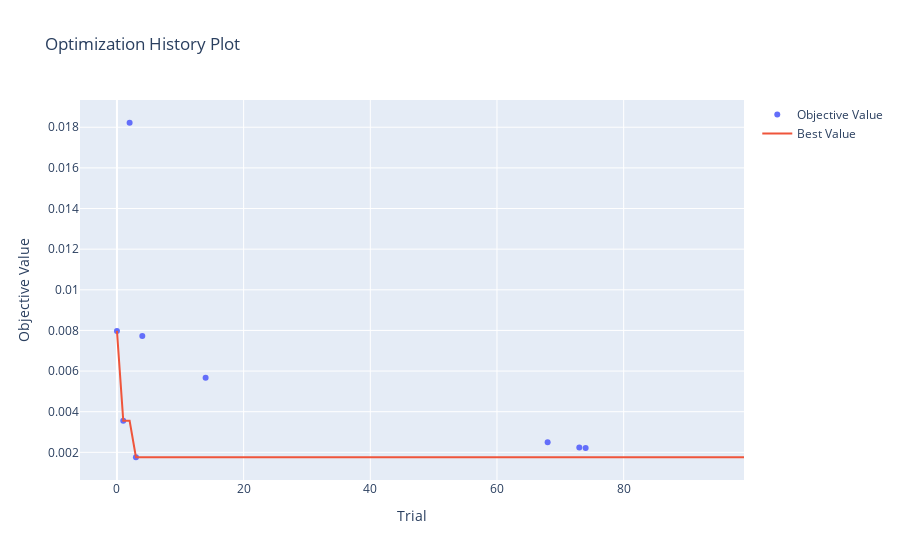
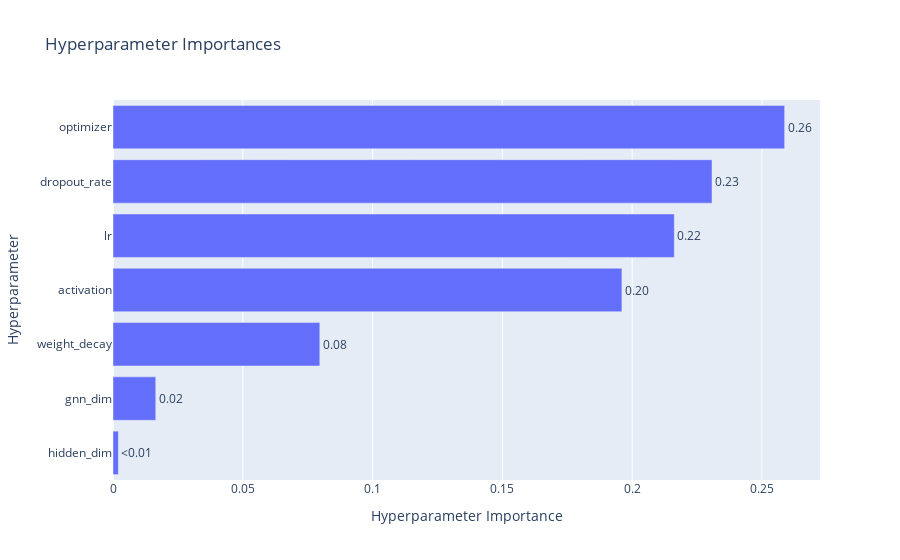
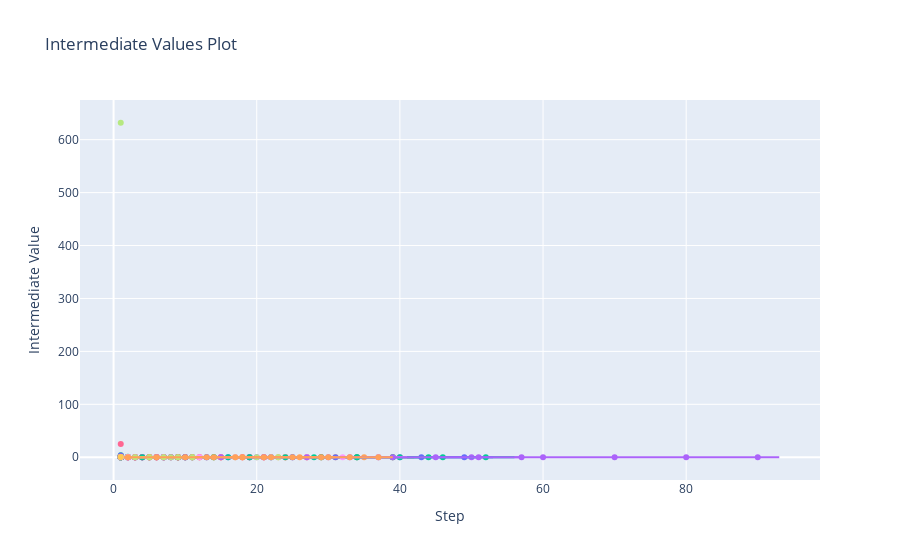
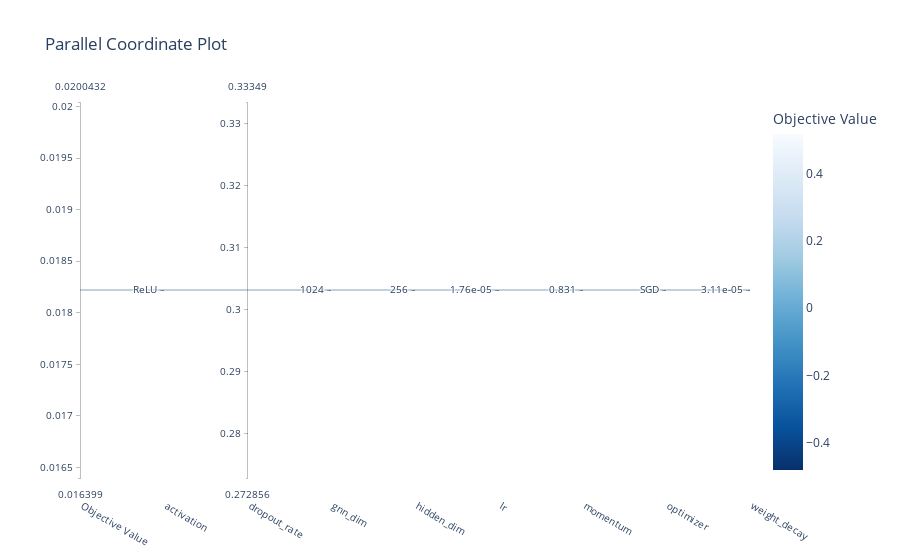

Notebook code cell kept with these figures, in order:
### Markdown cell above
Multiple rounds of tuning have suggested to refine my search space to ReLU, GELU, and Swish activation functions and Adam and AdamW optimizers. Therefore, I have commented out unused parameters like momentum for SGD and the unused optimizers.

### Code cell
def objective(trial):
    # hyperparameter search space
    gnn_dim = trial.suggest_categorical("gnn_dim", [384, 512, 1024])
    hidden_dim = trial.suggest_categorical("hidden_dim", [256, 384, 512])
    dropout_rate = trial.suggest_float("dropout_rate", 0.25, 0.4)
    lr = trial.suggest_float("lr", 8e-6, 1e-3, log=True)
    activation = trial.suggest_categorical("activation", ['ReLU', 'GELU', 'Swish'])
    optimizer_name = trial.suggest_categorical("optimizer", ["Adam", "AdamW", "SGD", "RMSprop"])
    momentum = trial.suggest_float("momentum", 0.8, 0.99, log=True) if optimizer_name == "SGD" else None
    weight_decay = trial.suggest_float("weight_decay", 1e-6, 1e-4, log=True)

    # Corrected Data Splitting for Polymer Data 
    # Split the full data_list into train, validation, and test sets.
    # Note: `data_list` should be created in a previous cell.
    train_val_set, test_set = train_test_split(data_list, test_size=0.2, random_state=42)
    train_set, val_set = train_test_split(train_val_set, test_size=0.25, random_state=42)
    
    train_loader = DataLoader(train_set, batch_size=64, shuffle=True)
    valid_loader = DataLoader(val_set, batch_size=64)
    
    # model instantiation
    # The rdkit_dim is dynamically taken from the pre-processed features.
    model = HybridGNN(
        gnn_dim=gnn_dim,
        rdkit_dim=rdkit_features.shape[1],
        hidden_dim=hidden_dim,
        dropout_rate=dropout_rate,
        activation=activation
    )
    device = torch.device('cuda' if torch.cuda.is_available() else 'cpu')
    model.to(device)

    # optimizer instantiation
    if optimizer_name == "Adam":
        optimizer = optim.Adam(model.parameters(), lr=lr, weight_decay=weight_decay)
    elif optimizer_name == "AdamW":
        optimizer = optim.AdamW(model.parameters(), lr=lr, weight_decay=weight_decay)
    elif optimizer_name == "SGD":
        optimizer = optim.SGD(model.parameters(), lr=lr, momentum=momentum, weight_decay=weight_decay)
    elif optimizer_name == "RMSprop":
        optimizer = optim.RMSprop(model.parameters(), lr=lr, weight_decay=weight_decay)
    else:
        raise ValueError(f"Optimizer '{optimizer_name}' not supported")

    # training loop with NaN check and early stopping
    best_val_loss = float('inf')
    patience = 10
    patience_counter = 0

    for epoch in range(1, 100):
        model.train()
        train_loss = 0
        for batch in train_loader:
            batch = batch.to(device)
            optimizer.zero_grad()
            pred = model(batch)
            loss = F.mse_loss(pred, batch.y.view(-1, 1))

            if torch.isnan(loss).any():
                print(f"Trial {trial.number} | Epoch {epoch:02d} | NaN loss detected so pruning trial")
                trial.report(float('inf'), epoch)
                raise optuna.TrialPruned()

            loss.backward()
            optimizer.step()
            train_loss += loss.item() * batch.num_graphs
        train_loss /= len(train_loader.dataset)

        # validation
        model.eval()
        val_loss = 0
        with torch.no_grad():
            for batch in valid_loader:
                batch = batch.to(device)
                pred = model(batch)
                val_loss += F.mse_loss(pred, batch.y.view(-1, 1)).item() * batch.num_graphs
        val_loss /= len(valid_loader.dataset)

        # logging, reporting, pruning, early stopping
        print(f"Trial {trial.number} | Epoch {epoch:02d} | Train Loss: {train_loss:.4f} | Val Loss: {val_loss:.4f} | Optimizer: {optimizer_name}")
        trial.report(val_loss, epoch)
        if trial.should_prune():
            raise optuna.TrialPruned()

        if val_loss < best_val_loss:
            best_val_loss = val_loss
            patience_counter = 0
        else:
            patience_counter += 1
            if patience_counter >= patience:
                print(f"Trial {trial.number} - Early stopping triggered at epoch {epoch}")
                break

    return best_val_loss

if __name__ == '__main__':
    study_name = "final_2d_gnn_study_Tc"
    storage_name = f"sqlite:///{study_name}.db"
    study = optuna.create_study(study_name=study_name, storage=storage_name, direction="minimize", pruner=optuna.pruners.MedianPruner())

    def save_study_callback(study, trial):
        pass

    study.optimize(objective, n_trials=100, callbacks=[save_study_callback])
    print(study.best_params)
    joblib.dump(study, f"{study_name}_final.pkl")
    
    # final plots
    vis = optuna.visualization
    fig = vis.plot_optimization_history(study)
    fig.show()
    fig_params = vis.plot_param_importances(study)
    fig_params.show()
    fig_intermediate = vis.plot_intermediate_values(study)
    fig_intermediate.show()
    fig_parallel_coordinate = vis.plot_parallel_coordinate(study)
    fig_parallel_coordinate.show()
    fig_slice = vis.plot_slice(study)
    fig_slice.show()

### Figure 1 — Plotly figure (JSON) as saved in the notebook; plotly's stock layout.template omitted (floating-point values rounded to 4 significant figures)
{"data": [{"mode": "markers", "name": "Objective Value", "type": "scatter", "x": [0, 1, 2, 3, 4, 14, 68, 73, 74], "y": [0.007974, 0.003552, 0.01822, 0.001758, 0.007728, 0.00567, 0.002493, 0.002232, 0.002211]}, {"mode": "lines", "name": "Best Value", "type": "scatter", "x": [0, 1, 2, 3, 4, 5, 6, 7, 8, 9, 10, 11, 12, 13, 14, 15, 16, 17, 18, 19, 20, 21, 22, 23, 24, 25, 26, 27, 28, 29, 30, 31, 32, 33, 34, 35, 36, 37, 38, 39, 40, 41, 42, 43, 44, 45, 46, 47, 48, 49, 50, 51, 52, 53, 54, 55, 56, 57, 58, 59, 60, 61, 62, 63, 64, 65, 66, 67, 68, 69, 70, 71, 72, 73, 74, 75, 76, 77, 78, 79, 80, 81, 82, 83, 84, 85, 86, 87, 88, 89, 90, 91, 92, 93, 94, 95, 96, 97, 98, 99], "y": [0.007974, 0.003552, 0.003552, 0.001758, 0.001758, 0.001758, 0.001758, 0.001758, 0.001758, 0.001758, 0.001758, 0.001758, 0.001758, 0.001758, 0.001758, 0.001758, 0.001758, 0.001758, 0.001758, 0.001758, 0.001758, 0.001758, 0.001758, 0.001758, 0.001758, 0.001758, 0.001758, 0.001758, 0.001758, 0.001758, 0.001758, 0.001758, 0.001758, 0.001758, 0.001758, 0.001758, 0.001758, 0.001758, 0.001758, 0.001758, 0.001758, 0.001758, 0.001758, 0.001758, 0.001758, 0.001758, 0.001758, 0.001758, 0.001758, 0.001758, 0.001758, 0.001758, 0.001758, 0.001758, 0.001758, 0.001758, 0.001758, 0.001758, 0.001758, 0.001758, 0.001758, 0.001758, 0.001758, 0.001758, 0.001758, 0.001758, 0.001758, 0.001758, 0.001758, 0.001758, 0.001758, 0.001758, 0.001758, 0.001758, 0.001758, 0.001758, 0.001758, 0.001758, 0.001758, 0.001758, 0.001758, 0.001758, 0.001758, 0.001758, 0.001758, 0.001758, 0.001758, 0.001758, 0.001758, 0.001758, 0.001758, 0.001758, 0.001758, 0.001758, 0.001758, 0.001758, 0.001758, 0.001758, 0.001758, 0.001758]}, {"marker": {"color": "#cccccc"}, "mode": "markers", "name": "Infeasible Trial", "showlegend": false, "type": "scatter", "x": [], "y": []}], "layout": {"title": {"text": "Optimization History Plot"}, "xaxis": {"title": {"text": "Trial"}}, "yaxis": {"title": {"text": "Objective Value"}}}}

### Figure 2 — Plotly figure (JSON) as saved in the notebook; plotly's stock layout.template omitted (floating-point values rounded to 4 significant figures)
{"data": [{"cliponaxis": false, "hovertemplate": ["hidden_dim (CategoricalDistribution): 0.0020635098503935146<extra></extra>", "gnn_dim (CategoricalDistribution): 0.016467973164858714<extra></extra>", "weight_decay (FloatDistribution): 0.0796770634663627<extra></extra>", "activation (CategoricalDistribution): 0.19605614363188198<extra></extra>", "lr (FloatDistribution): 0.2162316548918123<extra></extra>", "dropout_rate (FloatDistribution): 0.2307575825679793<extra></extra>", "optimizer (CategoricalDistribution): 0.2587460724267114<extra></extra>"], "name": "Objective Value", "orientation": "h", "text": ["<0.01", "0.02", "0.08", "0.20", "0.22", "0.23", "0.26"], "textposition": "outside", "type": "bar", "x": [0.002064, 0.01647, 0.07968, 0.1961, 0.2162, 0.2308, 0.2587], "y": ["hidden_dim", "gnn_dim", "weight_decay", "activation", "lr", "dropout_rate", "optimizer"]}], "layout": {"title": {"text": "Hyperparameter Importances"}, "xaxis": {"title": {"text": "Hyperparameter Importance"}}, "yaxis": {"title": {"text": "Hyperparameter"}}}}

### Figure 3 — Plotly figure (JSON) as saved in the notebook; plotly's stock layout.template omitted (floating-point values rounded to 4 significant figures)
{"data": [{"marker": {"maxdisplayed": 10}, "mode": "lines+markers", "name": "Trial0", "type": "scatter", "x": [1, 2, 3, 4, 5, 6, 7, 8, 9, 10, 11, 12, 13, 14, 15, 16, 17, 18, 19, 20, 21, 22, 23, 24, 25, 26], "y": [2.053, 0.01786, 0.2588, 0.08437, 0.1569, 0.1744, 0.01185, 0.05118, 0.04069, 0.01843, 0.02479, 0.00882, 0.01917, 0.01326, 0.01334, 0.007974, 0.01115, 0.008323, 0.009799, 0.008791, 0.009613, 0.00808, 0.01163, 0.00856, 0.01067, 0.008086]}, {"marker": {"maxdisplayed": 10}, "mode": "lines+markers", "name": "Trial1", "type": "scatter", "x": [1, 2, 3, 4, 5, 6, 7, 8, 9, 10, 11, 12, 13, 14, 15, 16, 17, 18, 19, 20, 21, 22, 23, 24, 25, 26, 27, 28, 29, 30, 31, 32, 33, 34, 35, 36, 37, 38, 39, 40, 41, 42], "y": [0.6852, 0.03835, 0.02241, 0.01012, 0.02315, 0.01508, 0.02051, 0.01422, 0.01056, 0.01376, 0.009731, 0.005833, 0.01044, 0.007938, 0.01051, 0.007347, 0.007967, 0.008221, 0.005291, 0.006751, 0.004674, 0.006251, 0.004629, 0.005954, 0.006152, 0.005127, 0.00725, 0.006067, 0.00628, 0.004974, 0.004176, 0.003552, 0.004222, 0.005018, 0.00382, 0.005597, 0.005558, 0.00484, 0.004678, 0.004312, 0.003931, 0.003689]}, {"marker": {"maxdisplayed": 10}, "mode": "lines+markers", "name": "Trial2", "type": "scatter", "x": [1, 2, 3, 4, 5, 6, 7, 8, 9, 10, 11], "y": [0.01822, 0.05452, 0.0227, 0.02963, 0.01836, 0.01842, 0.0247, 0.03749, 0.04172, 0.03609, 0.05345]}, {"marker": {"maxdisplayed": 10}, "mode": "lines+markers", "name": "Trial3", "type": "scatter", "x": [1, 2, 3, 4, 5, 6, 7, 8, 9, 10, 11, 12, 13, 14, 15, 16, 17, 18, 19, 20, 21, 22, 23, 24, 25, 26, 27, 28, 29, 30, 31, 32, 33, 34, 35, 36, 37, 38, 39, 40, 41, 42, 43, 44, 45, 46, 47, 48, 49, 50, 51, 52, 53, 54, 55, 56, 57, 58, 59, 60, 61, 62, 63, 64, 65, 66, 67, 68, 69, 70, 71, 72, 73, 74, 75, 76, 77, 78, 79, 80, 81, 82, 83, 84, 85, 86, 87, 88, 89, 90, 91, 92, 93], "y": [0.03736, 0.01313, 0.02118, 0.07964, 0.01276, 0.01889, 0.02946, 0.01226, 0.01204, 0.01141, 0.006795, 0.008784, 0.008845, 0.00976, 0.007709, 0.006359, 0.006203, 0.006654, 0.009456, 0.005954, 0.006338, 0.006498, 0.006454, 0.006194, 0.005887, 0.00574, 0.006348, 0.006264, 0.005835, 0.005675, 0.006065, 0.005267, 0.005276, 0.005488, 0.00544, 0.00523, 0.005131, 0.006284, 0.005717, 0.005186, 0.005421, 0.005378, 0.005399, 0.00409, 0.004651, 0.004557, 0.004221, 0.004018, 0.003848, 0.003634, 0.003801, 0.003442, 0.002714, 0.002963, 0.002411, 0.002303, 0.002245, 0.002567, 0.002501, 0.00202, 0.002683, 0.002652, 0.002249, 0.002003, 0.002055, 0.002312, 0.002178, 0.002069, 0.002034, 0.001902, 0.002112, 0.001898, 0.002289, 0.0019, 0.001896, 0.002302, 0.003076, 0.002017, 0.002423, 0.001849, 0.002935, 0.001944, 0.001758, 0.002127, 0.001931, 0.002018, 0.001993, 0.001763, 0.001907, 0.001766, 0.001837, 0.001978, 0.002165]}, {"marker": {"maxdisplayed": 10}, "mode": "lines+markers", "name": "Trial4", "type": "scatter", "x": [1, 2, 3, 4, 5, 6, 7, 8, 9, 10, 11, 12, 13, 14, 15, 16, 17, 18, 19, 20, 21, 22, 23, 24, 25, 26, 27, 28, 29, 30, 31, 32, 33, 34, 35], "y": [0.2477, 0.1028, 0.03064, 0.05598, 0.1087, 0.06884, 0.03806, 0.0328, 0.02482, 0.01481, 0.01269, 0.0128, 0.02668, 0.03718, 0.01357, 0.0102, 0.01543, 0.02836, 0.03146, 0.01765, 0.01137, 0.01007, 0.009859, 0.008714, 0.007728, 0.008208, 0.008332, 0.008432, 0.009512, 0.01058, 0.01, 0.01213, 0.01154, 0.00978, 0.009761]}, {"marker": {"maxdisplayed": 10}, "mode": "lines+markers", "name": "Trial5", "type": "scatter", "x": [1], "y": [1.515]}, {"marker": {"maxdisplayed": 10}, "mode": "lines+markers", "name": "Trial6", "type": "scatter", "x": [1, 2], "y": [0.1944, 0.2228]}, {"marker": {"maxdisplayed": 10}, "mode": "lines+markers", "name": "Trial7", "type": "scatter", "x": [1], "y": [1.659]}, {"marker": {"maxdisplayed": 10}, "mode": "lines+markers", "name": "Trial8", "type": "scatter", "x": [1, 2], "y": [0.1762, 0.618]}, {"marker": {"maxdisplayed": 10}, "mode": "lines+markers", "name": "Trial9", "type": "scatter", "x": [1], "y": [0.6715]}, {"marker": {"maxdisplayed": 10}, "mode": "lines+markers", "name": "Trial10", "type": "scatter", "x": [1, 2, 3, 4, 5, 6, 7, 8, 9, 10, 11, 12], "y": [0.0374, 0.04211, 0.01632, 0.03939, 0.01139, 0.009846, 0.01816, 0.02402, 0.01353, 0.009712, 0.01048, 0.01443]}, {"marker": {"maxdisplayed": 10}, "mode": "lines+markers", "name": "Trial11", "type": "scatter", "x": [1, 2], "y": [0.204, 0.1665]}, {"marker": {"maxdisplayed": 10}, "mode": "lines+markers", "name": "Trial12", "type": "scatter", "x": [1, 2, 3, 4, 5, 6, 7, 8, 9, 10, 11, 12, 13, 14, 15, 16, 17, 18, 19, 20, 21, 22, 23, 24, 25, 26, 27, 28, 29, 30, 31, 32, 33, 34, 35, 36, 37, 38, 39, 40, 41, 42, 43, 44, 45, 46, 47, 48, 49, 50, 51, 52, 53, 54, 55, 56], "y": [0.02347, 0.01091, 0.01379, 0.01, 0.02241, 0.01889, 0.00865, 0.007022, 0.01053, 0.008975, 0.008, 0.007263, 0.006621, 0.007411, 0.007795, 0.007216, 0.006957, 0.006083, 0.006074, 0.005926, 0.00544, 0.005407, 0.005701, 0.006828, 0.005692, 0.005538, 0.005218, 0.005204, 0.004536, 0.004577, 0.004227, 0.006008, 0.004349, 0.005756, 0.004698, 0.004557, 0.004188, 0.003201, 0.003539, 0.002944, 0.002778, 0.0027, 0.0027, 0.002838, 0.002922, 0.002719, 0.002715, 0.002695, 0.002727, 0.002336, 0.002443, 0.002736, 0.00311, 0.002829, 0.003015, 0.003061]}, {"marker": {"maxdisplayed": 10}, "mode": "lines+markers", "name": "Trial13", "type": "scatter", "x": [1, 2, 3, 4, 5, 6, 7, 8, 9, 10, 11], "y": [0.1212, 0.02607, 0.01406, 0.05217, 0.1246, 0.214, 0.2766, 0.3022, 0.2667, 0.2319, 0.1852]}, {"marker": {"maxdisplayed": 10}, "mode": "lines+markers", "name": "Trial14", "type": "scatter", "x": [1, 2, 3, 4, 5, 6, 7, 8, 9, 10, 11, 12, 13, 14, 15, 16, 17, 18, 19, 20, 21, 22, 23, 24, 25, 26, 27, 28], "y": [0.01659, 0.05557, 0.01643, 0.01886, 0.015, 0.02304, 0.0154, 0.007662, 0.007631, 0.008561, 0.01248, 0.007317, 0.01061, 0.008193, 0.007508, 0.008877, 0.007038, 0.00567, 0.007103, 0.008044, 0.008835, 0.008005, 0.005981, 0.006789, 0.006595, 0.005801, 0.005949, 0.005959]}, {"marker": {"maxdisplayed": 10}, "mode": "lines+markers", "name": "Trial15", "type": "scatter", "x": [1, 2, 3], "y": [0.02386, 0.02384, 0.04736]}, {"marker": {"maxdisplayed": 10}, "mode": "lines+markers", "name": "Trial16", "type": "scatter", "x": [1], "y": [0.4337]}, {"marker": {"maxdisplayed": 10}, "mode": "lines+markers", "name": "Trial17", "type": "scatter", "x": [1], "y": [632.0]}, {"marker": {"maxdisplayed": 10}, "mode": "lines+markers", "name": "Trial18", "type": "scatter", "x": [1], "y": [3.14]}, {"marker": {"maxdisplayed": 10}, "mode": "lines+markers", "name": "Trial19", "type": "scatter", "x": [1, 2, 3, 4, 5, 6, 7, 8, 9, 10, 11, 12, 13, 14, 15, 16, 17, 18, 19, 20, 21, 22, 23, 24, 25, 26], "y": [0.05347, 0.01638, 0.01761, 0.02978, 0.01223, 0.01443, 0.008559, 0.009524, 0.007738, 0.009184, 0.007211, 0.008619, 0.008158, 0.00874, 0.00895, 0.006802, 0.006389, 0.006404, 0.007625, 0.008225, 0.007855, 0.008823, 0.008354, 0.006031, 0.007064, 0.006795]}, {"marker": {"maxdisplayed": 10}, "mode": "lines+markers", "name": "Trial20", "type": "scatter", "x": [1], "y": [0.3479]}, {"marker": {"maxdisplayed": 10}, "mode": "lines+markers", "name": "Trial21", "type": "scatter", "x": [1, 2, 3], "y": [0.07675, 0.02386, 0.04345]}, {"marker": {"maxdisplayed": 10}, "mode": "lines+markers", "name": "Trial22", "type": "scatter", "x": [1], "y": [0.4561]}, {"marker": {"maxdisplayed": 10}, "mode": "lines+markers", "name": "Trial23", "type": "scatter", "x": [1, 2], "y": [0.05569, 0.05675]}, {"marker": {"maxdisplayed": 10}, "mode": "lines+markers", "name": "Trial24", "type": "scatter", "x": [1], "y": [0.1518]}, {"marker": {"maxdisplayed": 10}, "mode": "lines+markers", "name": "Trial25", "type": "scatter", "x": [1, 2], "y": [0.1187, 0.06929]}, {"marker": {"maxdisplayed": 10}, "mode": "lines+markers", "name": "Trial26", "type": "scatter", "x": [1, 2, 3, 4, 5, 6, 7, 8, 9], "y": [0.02098, 0.07934, 0.02018, 0.02918, 0.0355, 0.03723, 0.01897, 0.02724, 0.02819]}, {"marker": {"maxdisplayed": 10}, "mode": "lines+markers", "name": "Trial27", "type": "scatter", "x": [1, 2], "y": [0.115, 0.1058]}, {"marker": {"maxdisplayed": 10}, "mode": "lines+markers", "name": "Trial28", "type": "scatter", "x": [1, 2, 3, 4, 5], "y": [0.02242, 0.1229, 0.3104, 0.2081, 0.1103]}, {"marker": {"maxdisplayed": 10}, "mode": "lines+markers", "name": "Trial29", "type": "scatter", "x": [1], "y": [0.3405]}, {"marker": {"maxdisplayed": 10}, "mode": "lines+markers", "name": "Trial30", "type": "scatter", "x": [1], "y": [1.934]}, {"marker": {"maxdisplayed": 10}, "mode": "lines+markers", "name": "Trial31", "type": "scatter", "x": [1], "y": [0.9248]}, {"marker": {"maxdisplayed": 10}, "mode": "lines+markers", "name": "Trial32", "type": "scatter", "x": [1], "y": [3.822]}, {"marker": {"maxdisplayed": 10}, "mode": "lines+markers", "name": "Trial33", "type": "scatter", "x": [1, 2, 3], "y": [0.0316, 0.1576, 0.06028]}, {"marker": {"maxdisplayed": 10}, "mode": "lines+markers", "name": "Trial34", "type": "scatter", "x": [1], "y": [1.933]}, {"marker": {"maxdisplayed": 10}, "mode": "lines+markers", "name": "Trial35", "type": "scatter", "x": [1], "y": [0.1748]}, {"marker": {"maxdisplayed": 10}, "mode": "lines+markers", "name": "Trial36", "type": "scatter", "x": [1, 2, 3, 4, 5, 6, 7, 8, 9, 10], "y": [0.02133, 0.02245, 0.01737, 0.03712, 0.0602, 0.0339, 0.02287, 0.03154, 0.03403, 0.03541]}, {"marker": {"maxdisplayed": 10}, "mode": "lines+markers", "name": "Trial37", "type": "scatter", "x": [1], "y": [0.3653]}, {"marker": {"maxdisplayed": 10}, "mode": "lines+markers", "name": "Trial38", "type": "scatter", "x": [1, 2, 3, 4, 5, 6, 7, 8, 9, 10, 11, 12, 13, 14, 15, 16, 17, 18, 19, 20, 21, 22, 23, 24, 25, 26], "y": [0.01469, 0.08742, 0.01977, 0.007993, 0.0141, 0.006211, 0.01019, 0.006551, 0.006827, 0.006827, 0.01208, 0.007336, 0.007709, 0.006616, 0.007095, 0.006083, 0.006437, 0.006198, 0.006396, 0.006093, 0.006597, 0.01065, 0.006221, 0.009627, 0.006607, 0.006136]}, {"marker": {"maxdisplayed": 10}, "mode": "lines+markers", "name": "Trial39", "type": "scatter", "x": [1], "y": [0.4031]}, {"marker": {"maxdisplayed": 10}, "mode": "lines+markers", "name": "Trial40", "type": "scatter", "x": [1], "y": [0.3554]}, {"marker": {"maxdisplayed": 10}, "mode": "lines+markers", "name": "Trial41", "type": "scatter", "x": [1, 2], "y": [0.09356, 0.1968]}, {"marker": {"maxdisplayed": 10}, "mode": "lines+markers", "name": "Trial42", "type": "scatter", "x": [1, 2], "y": [0.06804, 0.852]}, {"marker": {"maxdisplayed": 10}, "mode": "lines+markers", "name": "Trial43", "type": "scatter", "x": [1], "y": [0.2104]}, {"marker": {"maxdisplayed": 10}, "mode": "lines+markers", "name": "Trial44", "type": "scatter", "x": [1], "y": [0.1465]}, {"marker": {"maxdisplayed": 10}, "mode": "lines+markers", "name": "Trial45", "type": "scatter", "x": [1], "y": [1.127]}, {"marker": {"maxdisplayed": 10}, "mode": "lines+markers", "name": "Trial46", "type": "scatter", "x": [1, 2, 3, 4, 5, 6, 7, 8, 9, 10, 11, 12, 13, 14, 15, 16, 17, 18, 19, 20, 21, 22, 23], "y": [0.01959, 0.1549, 0.01874, 0.01847, 0.008246, 0.009635, 0.01299, 0.007647, 0.009887, 0.0124, 0.01239, 0.008818, 0.007521, 0.007124, 0.01059, 0.01145, 0.007464, 0.006911, 0.006635, 0.006768, 0.007409, 0.01088, 0.006652]}, {"marker": {"maxdisplayed": 10}, "mode": "lines+markers", "name": "Trial47", "type": "scatter", "x": [1], "y": [0.3018]}, {"marker": {"maxdisplayed": 10}, "mode": "lines+markers", "name": "Trial48", "type": "scatter", "x": [1, 2], "y": [0.107, 0.06199]}, {"marker": {"maxdisplayed": 10}, "mode": "lines+markers", "name": "Trial49", "type": "scatter", "x": [1], "y": [0.1776]}, {"marker": {"maxdisplayed": 10}, "mode": "lines+markers", "name": "Trial50", "type": "scatter", "x": [1, 2, 3, 4, 5, 6, 7, 8, 9, 10, 11, 12, 13, 14, 15, 16, 17, 18, 19, 20, 21, 22, 23, 24, 25, 26, 27, 28, 29, 30, 31, 32, 33, 34, 35, 36, 37, 38, 39, 40, 41, 42, 43, 44, 45, 46, 47, 48, 49, 50, 51, 52, 53], "y": [0.01959, 0.04611, 0.02087, 0.01153, 0.02438, 0.009286, 0.01262, 0.01076, 0.008541, 0.01205, 0.007876, 0.007744, 0.008927, 0.00838, 0.007546, 0.006847, 0.007031, 0.008037, 0.006468, 0.00712, 0.00626, 0.007095, 0.006996, 0.007297, 0.008162, 0.005627, 0.006249, 0.005842, 0.006036, 0.004898, 0.005093, 0.005936, 0.005918, 0.006256, 0.00585, 0.005167, 0.005799, 0.004264, 0.005339, 0.003481, 0.005611, 0.004892, 0.004683, 0.0051, 0.003597, 0.003435, 0.003645, 0.003393, 0.003782, 0.003316, 0.003615, 0.005708, 0.004734]}, {"marker": {"maxdisplayed": 10}, "mode": "lines+markers", "name": "Trial51", "type": "scatter", "x": [1], "y": [0.6577]}, {"marker": {"maxdisplayed": 10}, "mode": "lines+markers", "name": "Trial52", "type": "scatter", "x": [1, 2], "y": [0.1357, 0.2032]}, {"marker": {"maxdisplayed": 10}, "mode": "lines+markers", "name": "Trial53", "type": "scatter", "x": [1, 2, 3, 4, 5, 6, 7, 8, 9, 10], "y": [0.0157, 0.01737, 0.04459, 0.02615, 0.02417, 0.02817, 0.02639, 0.02273, 0.01841, 0.02376]}, {"marker": {"maxdisplayed": 10}, "mode": "lines+markers", "name": "Trial54", "type": "scatter", "x": [1], "y": [0.3241]}, {"marker": {"maxdisplayed": 10}, "mode": "lines+markers", "name": "Trial55", "type": "scatter", "x": [1, 2, 3, 4, 5, 6, 7, 8, 9, 10, 11, 12], "y": [0.01823, 0.4902, 0.03712, 0.07853, 0.02925, 0.04799, 0.08508, 0.01109, 0.01312, 0.01831, 0.03802, 0.01729]}, {"marker": {"maxdisplayed": 10}, "mode": "lines+markers", "name": "Trial56", "type": "scatter", "x": [1, 2, 3, 4, 5, 6, 7, 8, 9, 10, 11, 12], "y": [0.03581, 0.01911, 0.01884, 0.01952, 0.01735, 0.01419, 0.01385, 0.02002, 0.01818, 0.02952, 0.01098, 0.008935]}, {"marker": {"maxdisplayed": 10}, "mode": "lines+markers", "name": "Trial57", "type": "scatter", "x": [1, 2, 3, 4, 5, 6, 7, 8, 9, 10, 11, 12, 13, 14, 15, 16, 17, 18, 19, 20, 21, 22, 23], "y": [0.03422, 0.0199, 0.01331, 0.01077, 0.01795, 0.01355, 0.008341, 0.01124, 0.009854, 0.008359, 0.007714, 0.008816, 0.007877, 0.009298, 0.007957, 0.008156, 0.008077, 0.00714, 0.007025, 0.006729, 0.0071, 0.007309, 0.006831]}, {"marker": {"maxdisplayed": 10}, "mode": "lines+markers", "name": "Trial58", "type": "scatter", "x": [1, 2], "y": [0.1263, 0.2132]}, {"marker": {"maxdisplayed": 10}, "mode": "lines+markers", "name": "Trial59", "type": "scatter", "x": [1], "y": [1.645]}, {"marker": {"maxdisplayed": 10}, "mode": "lines+markers", "name": "Trial60", "type": "scatter", "x": [1], "y": [0.2066]}, {"marker": {"maxdisplayed": 10}, "mode": "lines+markers", "name": "Trial61", "type": "scatter", "x": [1], "y": [0.7697]}, {"marker": {"maxdisplayed": 10}, "mode": "lines+markers", "name": "Trial62", "type": "scatter", "x": [1, 2, 3, 4, 5, 6, 7, 8, 9, 10, 11, 12, 13, 14, 15, 16, 17, 18, 19, 20, 21, 22, 23, 24, 25, 26, 27, 28, 29, 30, 31, 32, 33, 34, 35, 36, 37, 38, 39, 40, 41, 42, 43, 44], "y": [0.01847, 0.1277, 0.01283, 0.03656, 0.01085, 0.03581, 0.006868, 0.00908, 0.00887, 0.007167, 0.007815, 0.01448, 0.01172, 0.007431, 0.008986, 0.007484, 0.006729, 0.008922, 0.008766, 0.005376, 0.005764, 0.005861, 0.006808, 0.007225, 0.005215, 0.005386, 0.006741, 0.006483, 0.005646, 0.007369, 0.006558, 0.004916, 0.004639, 0.004952, 0.005028, 0.004912, 0.005107, 0.004973, 0.006498, 0.004497, 0.004146, 0.006228, 0.006466, 0.006897]}, {"marker": {"maxdisplayed": 10}, "mode": "lines+markers", "name": "Trial63", "type": "scatter", "x": [1, 2], "y": [0.05474, 0.04799]}, {"marker": {"maxdisplayed": 10}, "mode": "lines+markers", "name": "Trial64", "type": "scatter", "x": [1, 2, 3], "y": [0.04136, 0.06944, 0.02828]}, {"marker": {"maxdisplayed": 10}, "mode": "lines+markers", "name": "Trial65", "type": "scatter", "x": [1], "y": [0.6779]}, {"marker": {"maxdisplayed": 10}, "mode": "lines+markers", "name": "Trial66", "type": "scatter", "x": [1], "y": [0.5583]}, {"marker": {"maxdisplayed": 10}, "mode": "lines+markers", "name": "Trial67", "type": "scatter", "x": [1], "y": [2.914]}, {"marker": {"maxdisplayed": 10}, "mode": "lines+markers", "name": "Trial68", "type": "scatter", "x": [1, 2, 3, 4, 5, 6, 7, 8, 9, 10, 11, 12, 13, 14, 15, 16, 17, 18, 19, 20, 21, 22, 23, 24, 25, 26, 27, 28, 29, 30, 31, 32, 33, 34, 35, 36, 37, 38, 39, 40, 41], "y": [0.03209, 0.02168, 0.01733, 0.01934, 0.01044, 0.007101, 0.006742, 0.007882, 0.006949, 0.008367, 0.005997, 0.006539, 0.006231, 0.005685, 0.005598, 0.005117, 0.004953, 0.004878, 0.004313, 0.003661, 0.004538, 0.003471, 0.003467, 0.002926, 0.003707, 0.002552, 0.002644, 0.003634, 0.002533, 0.002494, 0.002493, 0.003089, 0.002662, 0.002646, 0.00253, 0.00274, 0.002677, 0.002653, 0.002564, 0.002811, 0.003217]}, {"marker": {"maxdisplayed": 10}, "mode": "lines+markers", "name": "Trial69", "type": "scatter", "x": [1], "y": [0.05373]}, {"marker": {"maxdisplayed": 10}, "mode": "lines+markers", "name": "Trial70", "type": "scatter", "x": [1], "y": [3.395]}, {"marker": {"maxdisplayed": 10}, "mode": "lines+markers", "name": "Trial71", "type": "scatter", "x": [1], "y": [0.09127]}, {"marker": {"maxdisplayed": 10}, "mode": "lines+markers", "name": "Trial72", "type": "scatter", "x": [1], "y": [0.1795]}, {"marker": {"maxdisplayed": 10}, "mode": "lines+markers", "name": "Trial73", "type": "scatter", "x": [1, 2, 3, 4, 5, 6, 7, 8, 9, 10, 11, 12, 13, 14, 15, 16, 17, 18, 19, 20, 21, 22, 23, 24, 25, 26, 27, 28, 29, 30, 31, 32, 33, 34, 35, 36, 37, 38, 39, 40, 41, 42, 43, 44, 45, 46, 47, 48, 49, 50, 51, 52, 53, 54, 55, 56, 57], "y": [0.01998, 0.1094, 0.032, 0.01005, 0.0202, 0.007321, 0.00787, 0.00663, 0.006648, 0.006731, 0.006461, 0.006269, 0.007217, 0.006505, 0.006269, 0.006467, 0.006124, 0.005985, 0.005838, 0.005937, 0.004801, 0.004742, 0.004819, 0.003982, 0.003926, 0.00367, 0.004063, 0.003638, 0.003097, 0.00322, 0.003336, 0.00307, 0.003035, 0.002917, 0.002711, 0.002741, 0.002593, 0.002531, 0.002603, 0.00242, 0.002852, 0.002624, 0.002294, 0.002296, 0.002649, 0.002307, 0.002232, 0.002309, 0.002913, 0.002328, 0.002419, 0.002812, 0.002619, 0.002307, 0.002276, 0.00256, 0.002414]}, {"marker": {"maxdisplayed": 10}, "mode": "lines+markers", "name": "Trial74", "type": "scatter", "x": [1, 2, 3, 4, 5, 6, 7, 8, 9, 10, 11, 12, 13, 14, 15, 16, 17, 18, 19, 20, 21, 22, 23, 24, 25, 26, 27, 28, 29, 30, 31, 32, 33, 34, 35, 36, 37, 38, 39], "y": [0.01815, 0.03027, 0.01397, 0.01485, 0.007977, 0.006105, 0.007477, 0.00983, 0.007842, 0.006661, 0.005191, 0.004837, 0.00638, 0.008234, 0.006557, 0.004497, 0.004299, 0.004103, 0.003111, 0.003548, 0.003213, 0.004331, 0.003053, 0.004579, 0.003291, 0.003047, 0.003901, 0.002688, 0.002211, 0.002785, 0.002929, 0.003199, 0.00408, 0.002908, 0.002452, 0.002709, 0.003089, 0.003161, 0.002691]}, {"marker": {"maxdisplayed": 10}, "mode": "lines+markers", "name": "Trial75", "type": "scatter", "x": [1], "y": [0.06877]}, {"marker": {"maxdisplayed": 10}, "mode": "lines+markers", "name": "Trial76", "type": "scatter", "x": [1], "y": [0.4106]}, {"marker": {"maxdisplayed": 10}, "mode": "lines+markers", "name": "Trial77", "type": "scatter", "x": [1], "y": [0.03295]}, {"marker": {"maxdisplayed": 10}, "mode": "lines+markers", "name": "Trial78", "type": "scatter", "x": [1, 2, 3], "y": [0.02446, 0.161, 0.03483]}, {"marker": {"maxdisplayed": 10}, "mode": "lines+markers", "name": "Trial79", "type": "scatter", "x": [1], "y": [0.5904]}, {"marker": {"maxdisplayed": 10}, "mode": "lines+markers", "name": "Trial80", "type": "scatter", "x": [1], "y": [0.5299]}, {"marker": {"maxdisplayed": 10}, "mode": "lines+markers", "name": "Trial81", "type": "scatter", "x": [1], "y": [0.03839]}, {"marker": {"maxdisplayed": 10}, "mode": "lines+markers", "name": "Trial82", "type": "scatter", "x": [1], "y": [0.2138]}, {"marker": {"maxdisplayed": 10}, "mode": "lines+markers", "name": "Trial83", "type": "scatter", "x": [1], "y": [0.07639]}, {"marker": {"maxdisplayed": 10}, "mode": "lines+markers", "name": "Trial84", "type": "scatter", "x": [1, 2, 3, 4, 5, 6, 7, 8, 9, 10, 11, 12], "y": [0.01738, 0.01181, 0.01734, 0.01461, 0.008398, 0.01032, 0.01164, 0.01118, 0.009443, 0.009873, 0.009036, 0.007725]}, {"marker": {"maxdisplayed": 10}, "mode": "lines+markers", "name": "Trial85", "type": "scatter", "x": [1], "y": [0.03608]}, {"marker": {"maxdisplayed": 10}, "mode": "lines+markers", "name": "Trial86", "type": "scatter", "x": [1], "y": [24.94]}, {"marker": {"maxdisplayed": 10}, "mode": "lines+markers", "name": "Trial87", "type": "scatter", "x": [1, 2, 3, 4, 5, 6, 7, 8, 9, 10, 11], "y": [0.02426, 0.02337, 0.01994, 0.01411, 0.02958, 0.01196, 0.02846, 0.02988, 0.009987, 0.02465, 0.01461]}, {"marker": {"maxdisplayed": 10}, "mode": "lines+markers", "name": "Trial88", "type": "scatter", "x": [1], "y": [0.2443]}, {"marker": {"maxdisplayed": 10}, "mode": "lines+markers", "name": "Trial89", "type": "scatter", "x": [1], "y": [0.1506]}, {"marker": {"maxdisplayed": 10}, "mode": "lines+markers", "name": "Trial90", "type": "scatter", "x": [1], "y": [0.1005]}, {"marker": {"maxdisplayed": 10}, "mode": "lines+markers", "name": "Trial91", "type": "scatter", "x": [1], "y": [0.06996]}, {"marker": {"maxdisplayed": 10}, "mode": "lines+markers", "name": "Trial92", "type": "scatter", "x": [1], "y": [0.1588]}, {"marker": {"maxdisplayed": 10}, "mode": "lines+markers", "name": "Trial93", "type": "scatter", "x": [1], "y": [0.5576]}, {"marker": {"maxdisplayed": 10}, "mode": "lines+markers", "name": "Trial94", "type": "scatter", "x": [1, 2, 3, 4, 5, 6, 7, 8, 9, 10, 11, 12, 13, 14, 15, 16, 17, 18, 19, 20, 21, 22, 23, 24, 25, 26, 27, 28, 29, 30, 31], "y": [0.0103, 0.00652, 0.009841, 0.01252, 0.0116, 0.01191, 0.00763, 0.011, 0.008989, 0.006961, 0.006271, 0.00608, 0.006002, 0.005844, 0.006331, 0.006221, 0.005742, 0.005447, 0.0056, 0.005312, 0.005306, 0.005992, 0.005493, 0.004932, 0.004933, 0.00708, 0.004962, 0.005117, 0.003887, 0.004626, 0.003982]}, {"marker": {"maxdisplayed": 10}, "mode": "lines+markers", "name": "Trial95", "type": "scatter", "x": [1], "y": [0.05681]}, {"marker": {"maxdisplayed": 10}, "mode": "lines+markers", "name": "Trial96", "type": "scatter", "x": [1], "y": [1.171]}, {"marker": {"maxdisplayed": 10}, "mode": "lines+markers", "name": "Trial97", "type": "scatter", "x": [1], "y": [0.1897]}, {"marker": {"maxdisplayed": 10}, "mode": "lines+markers", "name": "Trial98", "type": "scatter", "x": [1], "y": [0.1731]}, {"marker": {"maxdisplayed": 10}, "mode": "lines+markers", "name": "Trial99", "type": "scatter", "x": [1], "y": [0.3961]}], "layout": {"showlegend": false, "title": {"text": "Intermediate Values Plot"}, "xaxis": {"title": {"text": "Step"}}, "yaxis": {"title": {"text": "Intermediate Value"}}}}

### Figure 4 — Plotly figure (JSON) as saved in the notebook; plotly's stock layout.template omitted (floating-point values rounded to 4 significant figures)
{"data": [{"dimensions": [{"label": "Objective Value", "range": [0.01822, 0.01822], "values": [0.01822]}, {"label": "activation", "range": [0, 0], "ticktext": ["ReLU"], "tickvals": [0], "values": [0]}, {"label": "dropout_rate", "range": [0.3032, 0.3032], "values": [0.3032]}, {"label": "gnn_dim", "range": [0, 0], "ticktext": ["1024"], "tickvals": [0], "values": [0]}, {"label": "hidden_dim", "range": [0, 0], "ticktext": ["256"], "tickvals": [0], "values": [0]}, {"label": "lr", "range": [-4.755, -4.755], "ticktext": ["1.76e-05"], "tickvals": [-4.755], "values": [-4.755]}, {"label": "momentum", "range": [-0.0802, -0.0802], "ticktext": ["0.831"], "tickvals": [-0.0802], "values": [-0.0802]}, {"label": "optimizer", "range": [0, 0], "ticktext": ["SGD"], "tickvals": [0], "values": [0]}, {"label": "weight_decay", "range": [-4.508, -4.508], "ticktext": ["3.11e-05"], "tickvals": [-4.508], "values": [-4.508]}], "labelangle": 30, "labelside": "bottom", "line": {"color": [0.01822], "colorbar": {"title": {"text": "Objective Value"}}, "colorscale": [[0, "rgb(247,251,255)"], [0.125, "rgb(222,235,247)"], [0.25, "rgb(198,219,239)"], [0.375, "rgb(158,202,225)"], [0.5, "rgb(107,174,214)"], [0.625, "rgb(66,146,198)"], [0.75, "rgb(33,113,181)"], [0.875, "rgb(8,81,156)"], [1, "rgb(8,48,107)"]], "reversescale": true, "showscale": true}, "type": "parcoords"}], "layout": {"title": {"text": "Parallel Coordinate Plot"}}}
